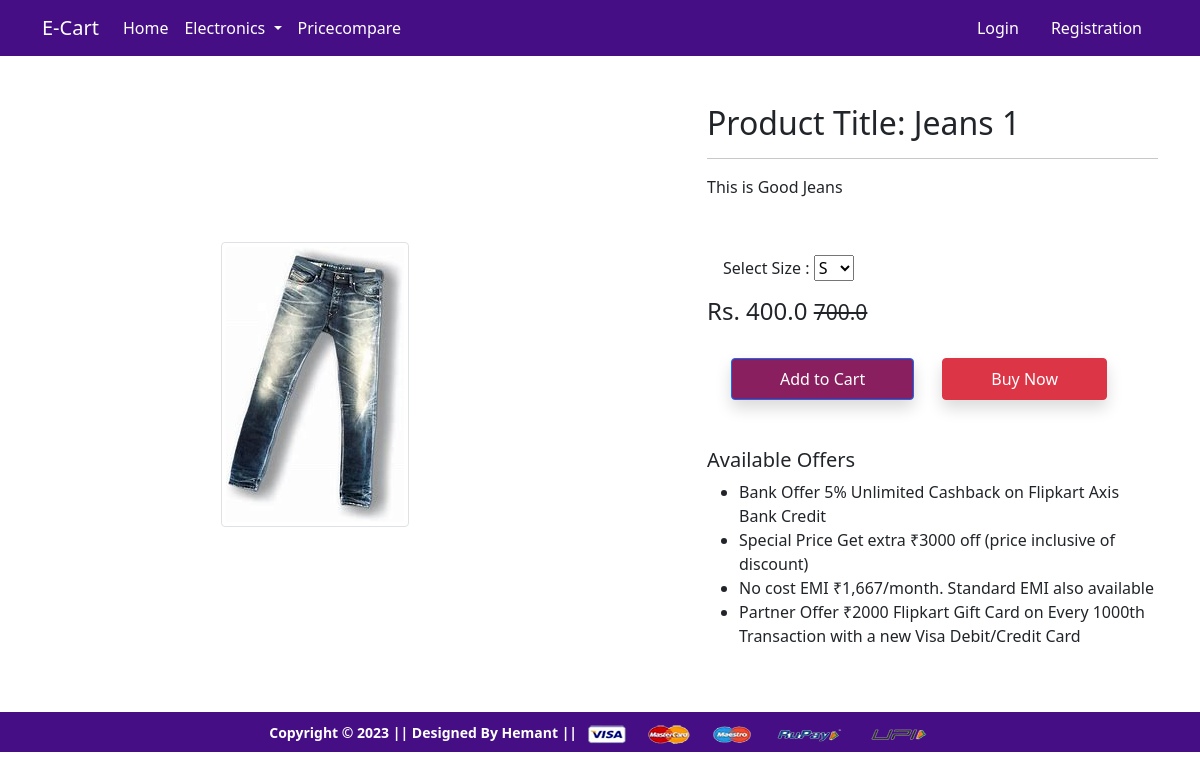
Screenshot of /product-detail/1 with the database file from the repository.
### app/models.py (models this page shows, shortened)
class Product(models.Model):
    title=models.CharField(max_length=100)
    selling_price=models.FloatField()
    discounted_price=models.FloatField()
    description=models.TextField()
    brand=models.CharField(max_length=100)
    category=models.CharField(choices=CATEGORY_CHOICES,max_length=2)
    product_image=models.ImageField(upload_to="productimg")

### app/views.py (the view)
# urls.py: path('product-detail/<int:pk>', views.Product_detailView.as_view(), name='product-detail'),
class Product_detailView(View):
    def get(self,request,pk):
        status=False
        product=Product.objects.get(pk=pk)
        if(product.category=='TW' or product.category=='BW' or product.category=='L' or product.category=='LB'):
            status=True
        item_already_in_cart=False
        if request.user.is_authenticated:
            item_already_in_cart=Cart.objects.filter(Q(product=product.id)&Q(user=request.user)).exists()
        return render(request,'app/productdetail.html',{'product':product,'item_already_in_cart':item_already_in_cart,'status':status})

### app/templates/app/productdetail.html (shortened to what this page needs)
{% extends 'app/base.html' %}
{% load static %}
{% block main-content %}
<div class="container my-5">
 <div class="row">
  <div class="col-sm-6 text-center align-self-center">
   <img src="{{product.product_image.url}}" alt="" class="img-fluid img-thumbnail">
  </div>
  <div class="col-sm-5 offset-sm-1">
   <h2>Product Title: {{product.title}} </h2>
   <hr>
   <p>{{product.description}}</p> <br>
   {%if status%}
   <form action="updatesize" method="POST" class="p-3">
    Select Size : <select name="size" id="">
        <option value="S">S</option>
     </select>
   </form>
  {%endif%}
   <h4>Rs. {{product.discounted_price}} <small class="fw-light text-decoration-line-through"> {{product.selling_price}}</small></h4> <br>
{%if not request.user.is_authenticated%}
<form action="/add-to-cart" class="d-inline">
   <button type="submit" class="btn btn-primary shadow px-5 py-2 ms-4">Add to Cart</button>
  </form>
{%endif%}
   <a href="{% url 'checkout' %}" class="btn btn-danger shadow px-5 py-2 ms-4">Buy Now</a>
   <h5 class="mt-5">Available Offers</h5>
   <ul>
    <li>Bank Offer 5% Unlimited Cashback on Flipkart Axis Bank Credit</li>
    <li>Special Price Get extra ₹3000 off (price inclusive of discount)</li>
    <li>No cost EMI ₹1,667/month. Standard EMI also available</li>
    <li>Partner Offer ₹2000 Flipkart Gift Card on Every 1000th Transaction with a new Visa Debit/Credit Card</li>
   </ul>
  </div>
 </div>
</div>
{% endblock main-content %}

### app/templates/app/base.html (style rules this page uses)
form .btn { background-color: #891f5e; color: white; }

### rows the page displays
Product: product_image (picture), title "Jeans 1", description "This is Good Jeans", discounted_price "400.0", selling_price "700.0"
